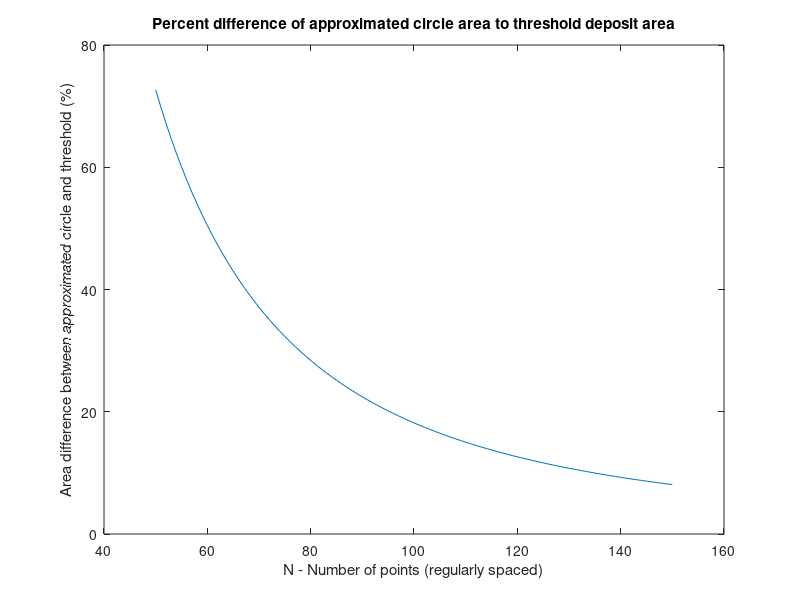

MATLAB code for this plot:
n_max = 150; %Number of points on the circle, regularly spaced (worst case at set speed)
n_start = 50;
d = 762; %diamater of pipe, mm
t = 0.69;% mm deposit thickness
r = d/2;

per_error = zeros(n_max - n_start, 3); %number or sides, %error
for n = n_start:n_max
    
    error = pi*r^2 - (1/2)*n*r^2*sin(2*pi/n); %error difference of area of a circle
    true_area = pi*r^2;
    threshold_area = true_area - pi*(r-t)^2;
    per_threshold = 100 * error / threshold_area;
    per_error(n - n_start + 1,:) = [n, error, per_threshold];
    
end


plot(per_error(:,1), per_error(:,3))
title('Percent difference of approximated circle area to threshold deposit area')
xlabel('N - Number of points (regularly spaced)')
ylabel('Area difference between approximated circle and threshold (%)')


% plot(per_error(:,1), per_error(:,2))
% title('Area approximation difference of a circle with N-sided regular polygon')
% xlabel('N - Number of points (regularly spaced)')
% ylabel('Area difference between true and approximated cirlces (mm^2)')

